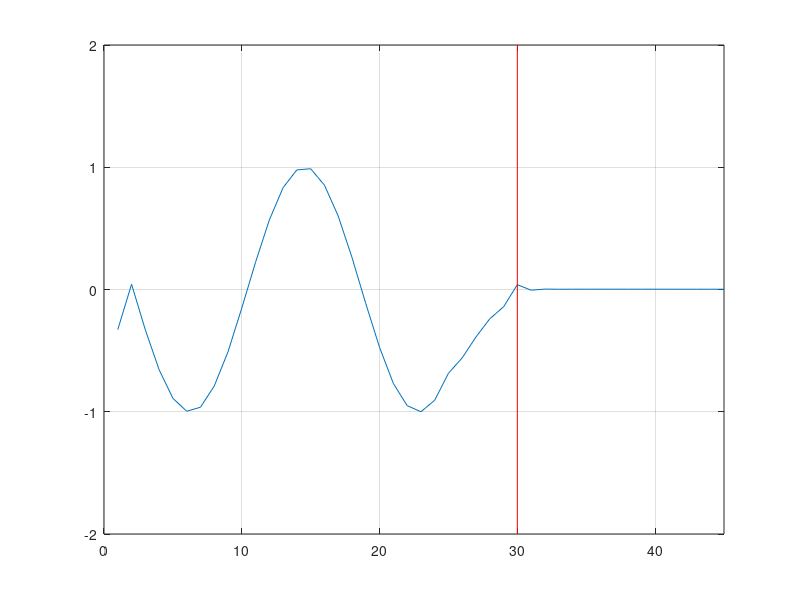

Here is the MATLAB script that generated this plot:
clear all
clc

    
permeability=4*pi*1e-7;  %Free Space
permitivity=8.85e-12;    %Free Space
c=1/sqrt(permeability*permitivity);           
                      
m=45; 
ex=zeros(1,m);
hy=zeros(1,m);
cb=zeros(1,m);
eaf=zeros(1,m);
s=zeros(1,m);
dt=zeros(1,m);
p=zeros(1,m);
SAR=zeros(1,m);

dx = .01;
dt = dx/(2*c);
d0 = 0.3;                       

%region

k1=fix(d0/dx);% Thyroid  



% free space
permitivity(1,1:k1)=1;
dt(1,1:k1) = dx/(2*c);  
s(1,1:k1) = 0;

% Thyroid  
permitivity(1,k1:m)=  58.142 ;
dt(1,k1:m) = dx/(2*c); 
s(1,k1:m) = 1.501;







ex_left_m1 = 0;
ex_left_m2 = 0;
ex_right_m1 = 0;
ex_right_m2 = 0;
ex_left_b1_m1 = 0;
ex_left_b1_m2 = 0;


iteration = 500;                       

for n = 1:iteration
    for k = 2:45
        eaf =dt(1,k)*s(1,k)/(2*permitivity(1,k)*8.85e-12);
        ca=(1-eaf)/(1+eaf);
        cb=0.5/(permitivity(1,k)*(1+eaf));
        
        ex(1,k) = ca*ex(1,k) + cb*(hy(1,k-1) - hy(1,k));
        
    end
    source = sin(2*pi*1800*10^(6)*dt(1,1)*n);       
     ex(1,2) = source;
    
    % Boundaries
    if n>2
        KE=45;
        kc=25;
        % Left boundary
        ex(1,1) = ex_left_m2;      % set left boundary of ex(1) by the value of ex(2)@n-2
        ex_left_m2 = ex_left_m1;   % set the value of ex(2)@n-2 by the value of ex(2)@n-1
        ex_left_m1 = ex(1,2);      % set the value of ex(2)@n-1 by the value of ex(2)@n (current value)
        % Right boundary
        ex(1,KE) = ex_right_m2;    % set right boundary of ex(201) by the value of ex(200)@n-2
        ex_right_m2 = ex_right_m1; % set the value of ex(200)@n-2 by the value of ex(200)@n-1
        ex_right_m1 = ex(1,KE-1);  % set the value of ex(200)@n-1 by the value of ex(200)@n (current value)
        
        % dielectric edge
        ex(1,kc) = ex_left_b1_m2;
        ex_left_b1_m2 = ex_left_b1_m1;
        ex_left_b1_m1 = ex(1,kc-1);
    end
   
    for k = 1:44
         hy(1,k) = hy(1,k) + .5*(ex(1,k) - ex(1,k+1));  
    end
 
    plot(ex);grid
    axis([0 m -2 2]); 
    line([k1,k1],[-2,2],'Color','r');
     
  
    frame = getframe();
    
    
end

